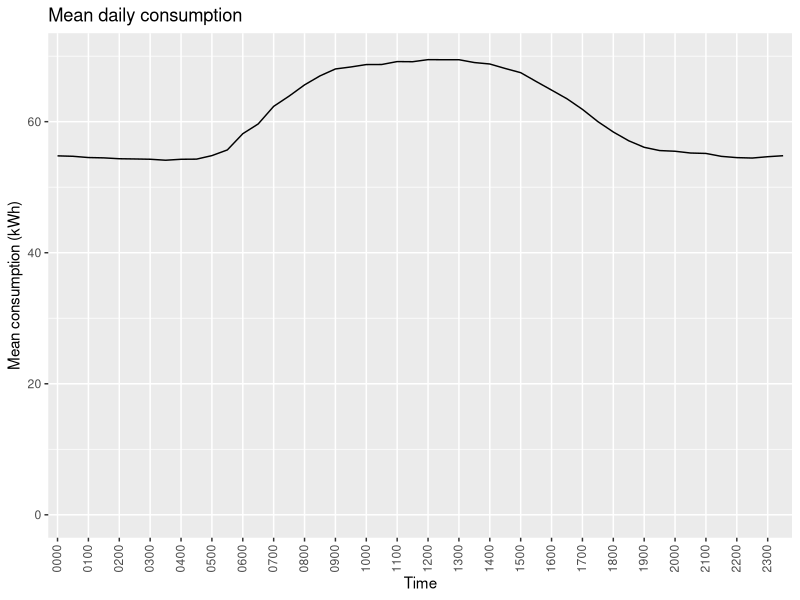
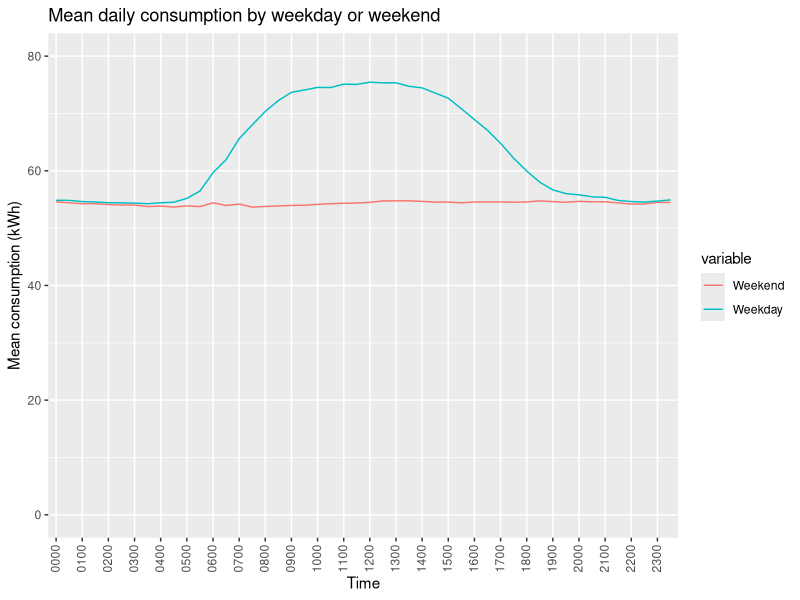
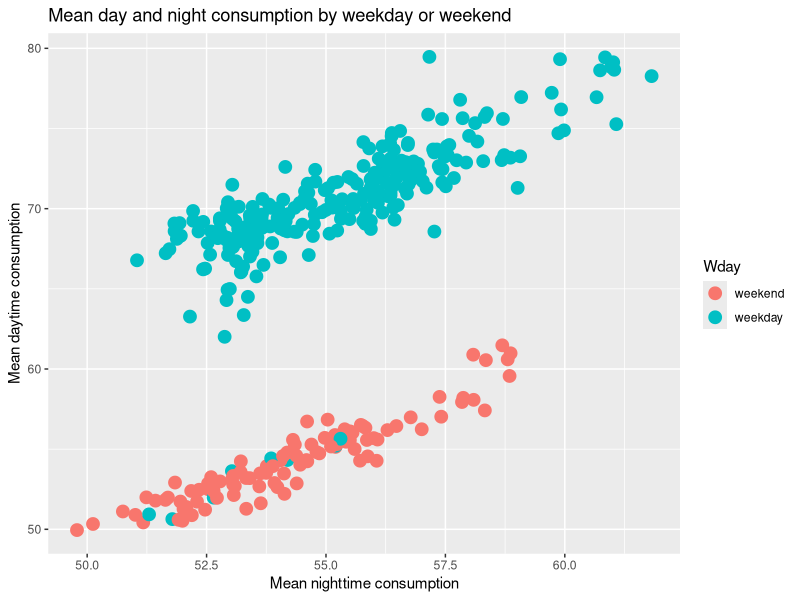

Here is the R script that generated these plots, in order: (Note: this script raises an error after producing the figures.)
###################################################
###                                             ###
###  Exercise:                                  ###
###  Analysing smart meter data                 ###
###                                             ###
###################################################

## Smart meters can digitally send meter readings to
## your energy supplier. They typically record gas
## or electricity readings every half hour, which 
## can be used to analyse regular patterns of use
## such as distinguishing between weekdays and
## weekends.

## Large scale trials have been done with domestic
## customers but today we will use open data from
## a commercial building in Bristol. The data is
## freely available from the data.gov.uk website.

## Today we will:
## 1. Read the data into R and tidy it up
## 2. Produce some summary statistics
## 3. Produce charts of patterns
## 4. Build a logistic regression model to
##    distinguish between weekends and weekdays.

## Step 1: Read in the data to R and tidy it up
## First import required libraries
library(ggplot2) # This is for nice charts
library(chron) # For chronological data
library(reshape2) # For reshaping data (eg.wide to long)
library(caret) # For machine learning
library(e1071) # For a confusion matrix
library(timeDate) # For extracting calendars

## Import the data and view it

## TASK 1: Read in the csv data including the headers
raw_data <- read.csv(file="Building3Electricity.csv", header=TRUE, sep=",")
View(raw_data)

## Some of these fields are not needed so delete them
## Delete the first four columns of raw_data
raw_data <- raw_data[-c(0:4)]  

## We also might want to tidy up the time column names
## so that they are easier to use (shouldn't contain dots)
## There are 48 half hours in the data
colnames(raw_data) <- c("Date","t1","t2","t3","t4","t5",
                        "t6","t7","t8","t9","t10",
                        "t11","t12","t13","t14","t15",
                        "t16","t17","t18","t19","t20",
                        "t21","t22","t23","t24","t25",
                        "t26","t27","t28","t29","t30",
                        "t31","t32","t33","t34","t35",
                        "t36","t37","t38","t39","t40",
                        "t41","t42","t43","t44","t45",
                        "t46","t47","t48")

## Now let's look at the structure of the data
## eg. whether it is numeric, date or character format

## TASK 2: Explore the structure of the data
str(raw_data)

## The Date field is a factor but we want it to be in
## date format so that we can manipulate it easier
raw_data$Date <- as.Date(raw_data$Date, format="%d/%m/%Y")

## Step 2. Produce some summary statistics
## Let's show the means for each half hour
## We don't want the mean for the date so we calculate
## it for all but the first column
means <- apply(raw_data[,2:49], 2, mean)
means

## Step 3. Produce charts of patterns
## First we have to convert 'means' to a data frame
means <- as.data.frame(means)
means$time <- times(0:47/48, format="h:m")

## TASK 3: Change the means$time variable to character format
means$time <- as.character(means$time)

ggplot(data=means, aes(x=time, y=means, group=1)) + geom_line() +
  labs(x="Time", y="Mean consumption (kWh)", title="Mean daily consumption") +
  ylim(0,70) + theme(axis.text.x = element_text(angle = 90, hjust = 1, vjust=0.4)) + 
  scale_x_discrete(breaks = unique(means$time)[seq(1,48,2)])

## Now let's add another field to see if the date is a 
## weekend or weekday
## is.weekend returns TRUE or FALSE whether the date is a weekend or not.
## This function is available from the chron package
raw_data$Wday <- factor(is.weekend(raw_data$Date), 
                        levels=c(TRUE, FALSE), labels=c('weekend', 'weekday'))


## Let's create mean electricity consumption by weekend
## and weekday
means_wday <- aggregate(raw_data[,2:49], list(raw_data$Wday), mean, na.rm=TRUE)

## Graph the mean consumption by weekend / weekday
## Reformat the data to a long format first
means_wday <- as.data.frame(t(means_wday[,2:49]))
colnames(means_wday) <- c("Weekend","Weekday")
means_wday$time <- times(0:47/48, format="h:m")
means_wday$time <- as.character(means$time)
means_wday_long <- melt(means_wday, id.vars = c("time"))
means_wday_long$value <- as.numeric(means_wday_long$value)
ggplot(data=means_wday_long, aes(x=time, y=value, group = variable, colour = variable)) +
  geom_line() + labs(x="Time", y="Mean consumption (kWh)", title="Mean daily consumption by weekday or weekend") +
  ylim(0,80) + theme(axis.text.x = element_text(angle = 90, hjust = 1, vjust=0.4)) + 
  scale_x_discrete(breaks = unique(means$time)[seq(1,48,2)])

## Step 4. Build a logistic regression model to
## distinguish between weekends and weekdays

## Back to the raw data. We can see from the graph that
## we might be able to distinguish between weekends and
## weekdays by examining the electricity consumption
## during the day, perhaps between 6am and 6pm

## Let's calculate the mean consumption by day 
## (6am to 6pm) and night

## TASK 4: Use the apply function to calculate the means of columns 13-37
## for the daytime mean electricity usage
raw_data$day_mean <- apply(raw_data[,13:37], 1, mean)

raw_data$night_mean <- apply(raw_data[,c(2:12,38:49)], 1, mean)

## We can see that we might be able to distinguish
## between weekdays and weekends based on the day and
## night consumption
ggplot(data=raw_data, aes(x=night_mean, y=day_mean)) +
  geom_point(aes(color=Wday), size=4) + 
  labs(x="Mean nighttime consumption", y="Mean daytime consumption", title="Mean day and night consumption by weekday or weekend")

## Keep only key fields to do logistic regression on

## TASK 5: Create a new data frame for regression from the Wday, day_mean
## and night_mean columns respectively
regression_input <- data.frame(raw_data$Wday, raw_data$day_mean,
                               raw_data$night_mean)
## Rename the columns
colnames(regression_input) <- c("Wday", "day_mean", "night_mean")

## Need to convert weekends / weekdays to 1 and 0 
## respectively
regression_input$Wday <- ifelse(as.character(regression_input$Wday) == "weekend", 1, 0)

## Now we need to split the dataset into training and
## testing datasets. If we fit the model on the whole
## data it will be overfitting on this and less good
## at predicting unseen data. By building a model on the
## training dataset then seeing how it performs on the
## (unseen) training dataset we get an empirical measure
## of how well the model performs.

## The raw data is randomly split into training and 
## testing data
set.seed(1235)
inTrain <- createDataPartition(y=regression_input$Wday, p=0.8, list=FALSE)
## p means 80% is training data, 20% testing
training <- regression_input[inTrain, ]
testing <- regression_input[-inTrain, ]

## Fit the logistic regression model on the training
## dataset
model <- glm(Wday ~., family=binomial(link='logit'), data=training)

## TASK 6: Summarise the model using the summary function
summary(model)

## Now see how well the model compares to the real
## data in the testing dataset
predictions <- predict(model, newdata=testing, type="response")

## TASK 7: Round the predictions values
predictions <- round(predictions)

confusionMatrix(predictions, testing$Wday)

## So we can predict with 97% accuracy whether the day
## falls at a weekend or weekday based on mean day and
## night electricity consumption

## TASK 8: The model doesn't work well for bank holidays where
## the commercial building may not be in much use. Can you use
## the holidayLONDON function (part of the timeDate package)
## to improve the prediction for bank holidays?
